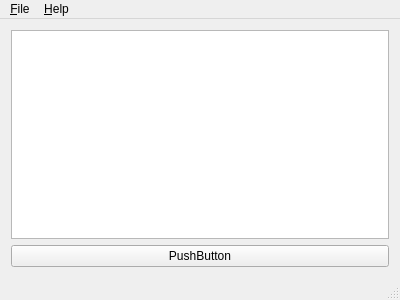
<?xml version="1.0" encoding="UTF-8"?>
<ui version="4.0">
 <class>MainWindow</class>
 <widget class="QMainWindow" name="MainWindow">
  <property name="geometry">
   <rect>
    <x>0</x>
    <y>0</y>
    <width>400</width>
    <height>300</height>
   </rect>
  </property>
  <property name="windowTitle">
   <string>MainWindow</string>
  </property>
  <widget class="QWidget" name="centralWidget">
   <layout class="QVBoxLayout" name="verticalLayout">
    <item>
     <widget class="QTextBrowser" name="textBrowser"/>
    </item>
    <item>
     <widget class="QPushButton" name="pushButton">
      <property name="text">
       <string>PushButton</string>
      </property>
     </widget>
    </item>
   </layout>
  </widget>
  <widget class="QMenuBar" name="menuBar">
   <property name="geometry">
    <rect>
     <x>0</x>
     <y>0</y>
     <width>400</width>
     <height>32</height>
    </rect>
   </property>
   <widget class="QMenu" name="menuFile">
    <property name="title">
     <string>&amp;File</string>
    </property>
    <addaction name="action_Preferences"/>
    <addaction name="separator"/>
    <addaction name="actionQuit"/>
   </widget>
   <widget class="QMenu" name="menuHelp">
    <property name="title">
     <string>&amp;Help</string>
    </property>
    <addaction name="action_About"/>
   </widget>
   <addaction name="menuFile"/>
   <addaction name="menuHelp"/>
  </widget>
  <widget class="QStatusBar" name="statusBar"/>
  <action name="action_About">
   <property name="text">
    <string>&amp;About</string>
   </property>
  </action>
  <action name="action_Preferences">
   <property name="text">
    <string>&amp;Preferences</string>
   </property>
  </action>
  <action name="actionQuit">
   <property name="text">
    <string>&amp;Quit</string>
   </property>
  </action>
 </widget>
 <layoutdefault spacing="6" margin="11"/>
 <resources/>
 <connections/>
</ui>
